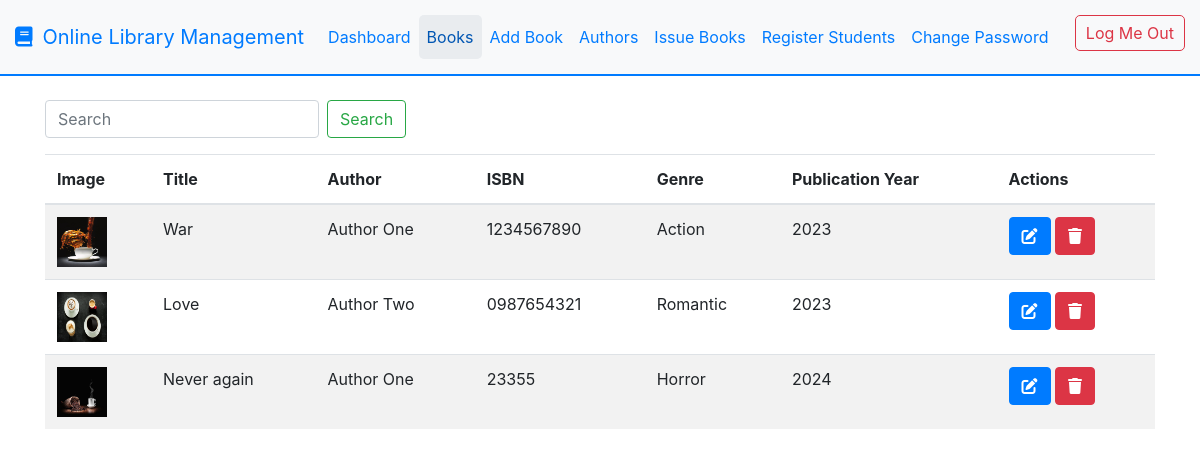
The page /list_books.php (signed in) on the database its author committed.
### tables this page shows
CREATE TABLE `books` (
  `book_id` int(11) NOT NULL AUTO_INCREMENT,
  `title` varchar(255) NOT NULL,
  `author_id` int(11) DEFAULT NULL,
  `ISBN` varchar(20) DEFAULT NULL,
  `genre` varchar(100) DEFAULT NULL,
  `publication_year` year(4) DEFAULT NULL,
  `image` varchar(255) DEFAULT NULL,
  PRIMARY KEY (`book_id`),
  KEY `author_id` (`author_id`),
  CONSTRAINT `books_ibfk_1` FOREIGN KEY (`author_id`) REFERENCES `authors` (`author_id`)
);

CREATE TABLE `authors` (
  `author_id` int(11) NOT NULL AUTO_INCREMENT,
  `name` varchar(255) NOT NULL,
  `nationality` varchar(100) DEFAULT NULL,
  PRIMARY KEY (`author_id`)
);

### list_books.php (the view, shortened to what this page needs)
<?php
include 'db.php';
$search = '';
$sql = "SELECT books.*, authors.name AS author_name FROM books
        LEFT JOIN authors ON books.author_id = authors.author_id
        WHERE books.title LIKE '%$search%' OR authors.name LIKE '%$search%'";
$result = $conn->query($sql);
?>
<!DOCTYPE html>
<html lang="en">
<head>
    <link rel="stylesheet" href="https://maxcdn.bootstrapcdn.com/bootstrap/4.5.2/css/bootstrap.min.css">
    <link rel="stylesheet" href="https://cdnjs.cloudflare.com/ajax/libs/font-awesome/6.0.0-beta3/css/all.min.css">
</head>
<body>
    <nav class="navbar navbar-expand-lg">
        <a class="navbar-brand" href="dashboard.php"><i class="fas fa-book"></i> Online Library Management</a>
        <div class="collapse navbar-collapse" id="navbarNav">
            <ul class="navbar-nav">
                <li class="nav-item">
                    <a class="nav-link" href="dashboard.php">Dashboard</a>
                </li>
                <li class="nav-item">
                    <a class="nav-link active" href="list_books.php">Books</a>
                </li>
                <li class="nav-item">
                    <a class="nav-link" href="add_book.php">Add Book</a>
                </li>
                <li class="nav-item">
                    <a class="nav-link" href="#">Authors</a>
                </li>
                <li class="nav-item">
                    <a class="nav-link" href="#">Issue Books</a>
                </li>
                <li class="nav-item">
                    <a class="nav-link" href="#">Register Students</a>
                </li>
                <li class="nav-item">
                    <a class="nav-link" href="#">Change Password</a>
                </li>
            </ul>
            <a href="logout.php" class="logout-btn">Log Me Out</a>
        </div>
    </nav>
    <div class="container mt-4">
        <form class="form-inline mb-3" method="post" action="list_books.php">
            <input class="form-control mr-sm-2" type="text" name="search" placeholder="Search" value="<?php echo $search; ?>">
            <button class="btn btn-outline-success" type="submit">Search</button>
        </form>
        <table class="table table-striped">
            <thead>
                <tr>
                    <th>Image</th>
                    <th>Title</th>
                    <th>Author</th>
                    <th>ISBN</th>
                    <th>Genre</th>
                    <th>Publication Year</th>
                    <th>Actions</th>
                </tr>
            </thead>
            <tbody>
                <?php while($row = $result->fetch_assoc()): ?>
                    <tr>
                        <td><img src="<?php echo $row['image']; ?>" class="book-image" alt="Book Image"></td>
                        <td><?php echo $row['title']; ?></td>
                        <td><?php echo $row['author_name']; ?></td>
                        <td><?php echo $row['ISBN']; ?></td>
                        <td><?php echo $row['genre']; ?></td>
                        <td><?php echo $row['publication_year']; ?></td>
                        <td>
                            <a href="edit_book.php?id=<?php echo $row['book_id']; ?>" class="btn btn-primary"><i class="fas fa-edit"></i></a>
                            <a href="archive_book.php?id=<?php echo $row['book_id']; ?>" class="btn btn-danger"><i class="fas fa-trash"></i></a>
                        </td>
                    </tr>
                <?php endwhile; ?>
            </tbody>
        </table>
    </div>
</body>
</html>

### list_books.php (style rules this page uses)
.navbar { border-bottom: 2px solid #007bff; background-color: #f8f9fa; padding: 15px; }
.navbar-brand { display: flex; align-items: center; }
.navbar-brand i { margin-right: 10px; }
.navbar-nav .nav-link { color: #007bff; padding: 10px 15px; }
.navbar-nav .nav-link:hover, .navbar-nav .nav-link.active { color: #0056b3; background-color: #e9ecef; border-radius: 5px; }
.logout-btn { position: absolute; right: 15px; top: 15px; color: #dc3545; border: 1px solid #dc3545; padding: 5px 10px; border-radius: 5px; }
.book-image { width: 50px; height: 50px; }

### rows shown on the page
books: image (picture), title "War", author.name "Author One", ISBN "1234567890", genre "Action", publication_year "2023"
books: image (picture), title "Love", author.name "Author Two", ISBN "0987654321", genre "Romantic", publication_year "2023"
books: image (picture), title "Never again", author.name "Author One", ISBN "23355", genre "Horror", publication_year "2024"
